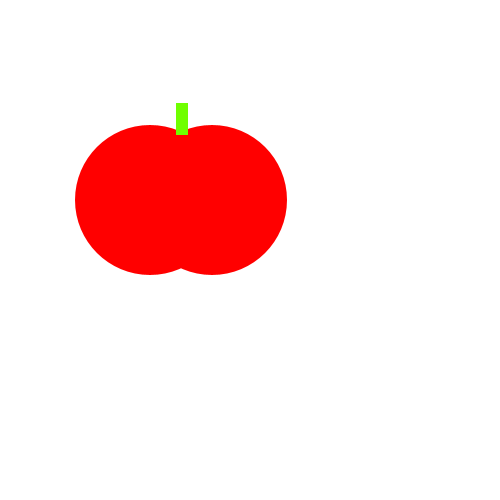
Frame 1 (no input)
Frame 60 (the mouse pressed at the canvas centre just before this capture): identical to frame 1, image omitted
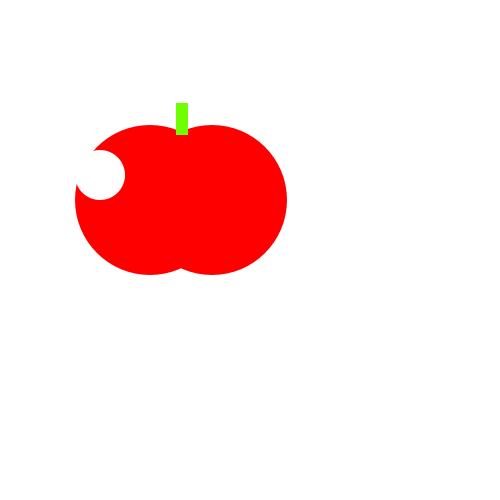
Frame 120 (the mouse held since frame 60 and released just before this capture)

The Processing sketch that drew these frames (run headless with seeded random() and noise(); from frame 60 on, the mouse is pressed at the canvas centre):

// Processing sketch: Apple
// ── Apple.pde
void setup() {
    size(500, 500);
}
void draw() {

    background(255, 255, 255);
    noStroke();
    
    fill(255,0,0);
    ellipse(150, 200, 150, 150);
    ellipse(212, 200, 150, 150);
    
    fill(111,255,0);
    rect(176, 103, 12, 32);
  
  if(mousePressed){
    fill(255,255,255);
    ellipse(100,175,50,50);
  }
}
